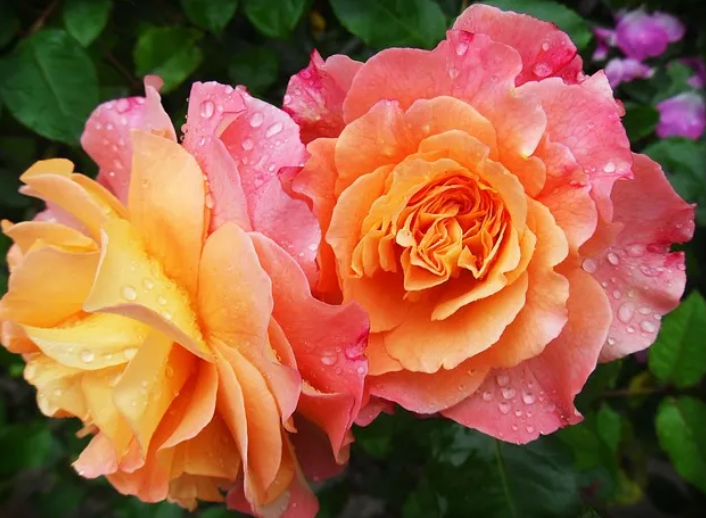
#> input picture Screenshot 2024-12-19 161043.png, 706 x 518 px
$ jupyter execute 'Open Cv Demo.ipynb'
#> lines starting #> are read from the running program, lines starting #| are printed output that depends on the picture
[cell 1]
#pip install opencv-python

[cell 2]
import cv2
import numpy as np

[cell 3]
img = cv2.imread('Screenshot 2024-12-19 161043.png')
#> img is the input picture: shape (518, 706, 3); mean B, G, R 65.7, 98.1, 158.2

[cell 4]
img

[cell 5]
img.shape # here 3 means in rgb and we can remove that as hsown below
#> Out = (518, 706, 3)

[cell 6]
img1=cv2.imread('Screenshot 2024-12-19 161043.png')
img1.shape
#> Out = (518, 706, 3)

[cell 7]
cv2.imshow("Pushpa",img)
cv2.waitKey(0)

[cell 8]
img2=cv2.imread('fire.png')
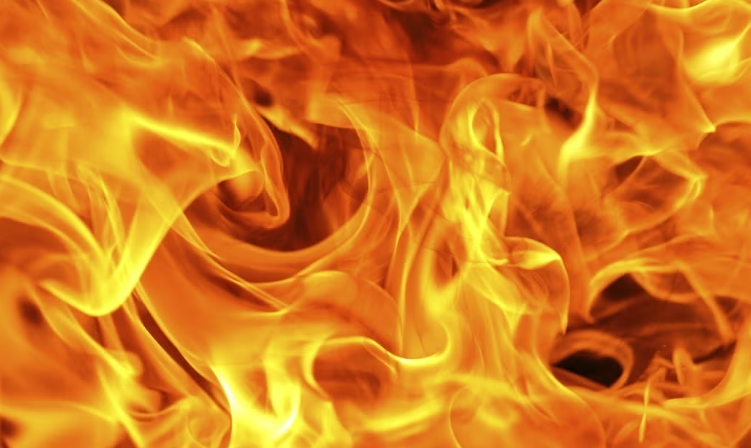
#> input picture fire.png, 751 x 448 px
#> img2 is the input picture: shape (448, 751, 3); mean B, G, R 29.3, 119.8, 214.2

[cell 9]
img2.shape
#> Out = (448, 751, 3)

[cell 10]
img3=cv2.resize(img1,(751, 448))
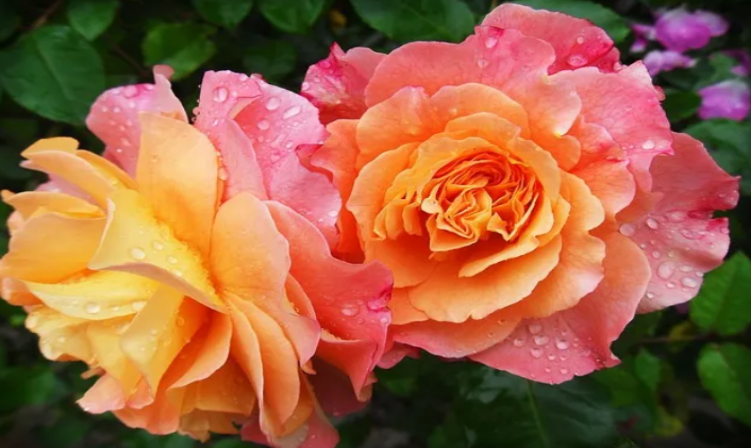
#> img3: shape (448, 751, 3); mean B, G, R 65.6, 97.9, 158.1

[cell 11]
img4 = img2&img3
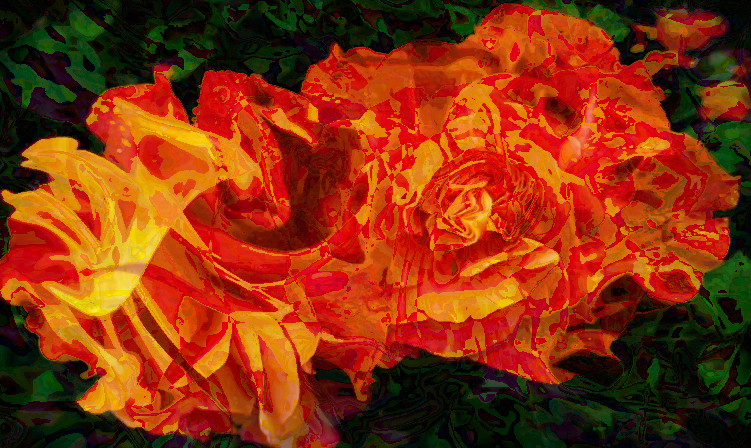
#> img4: shape (448, 751, 3); mean B, G, R 11.8, 49.3, 134.5
cv2.imshow("sum",img4)
cv2.waitKey(0)
